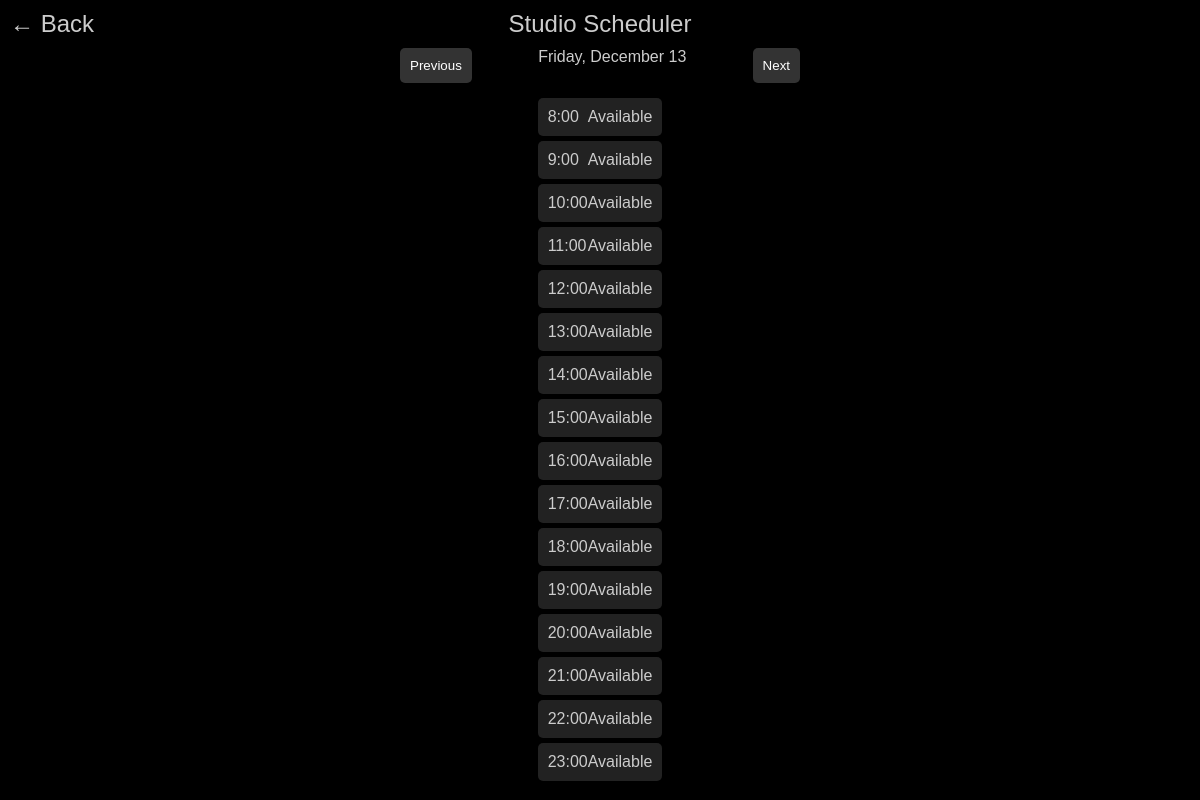
The app's page /week-scheduler/?date=2024-12-13, older data.
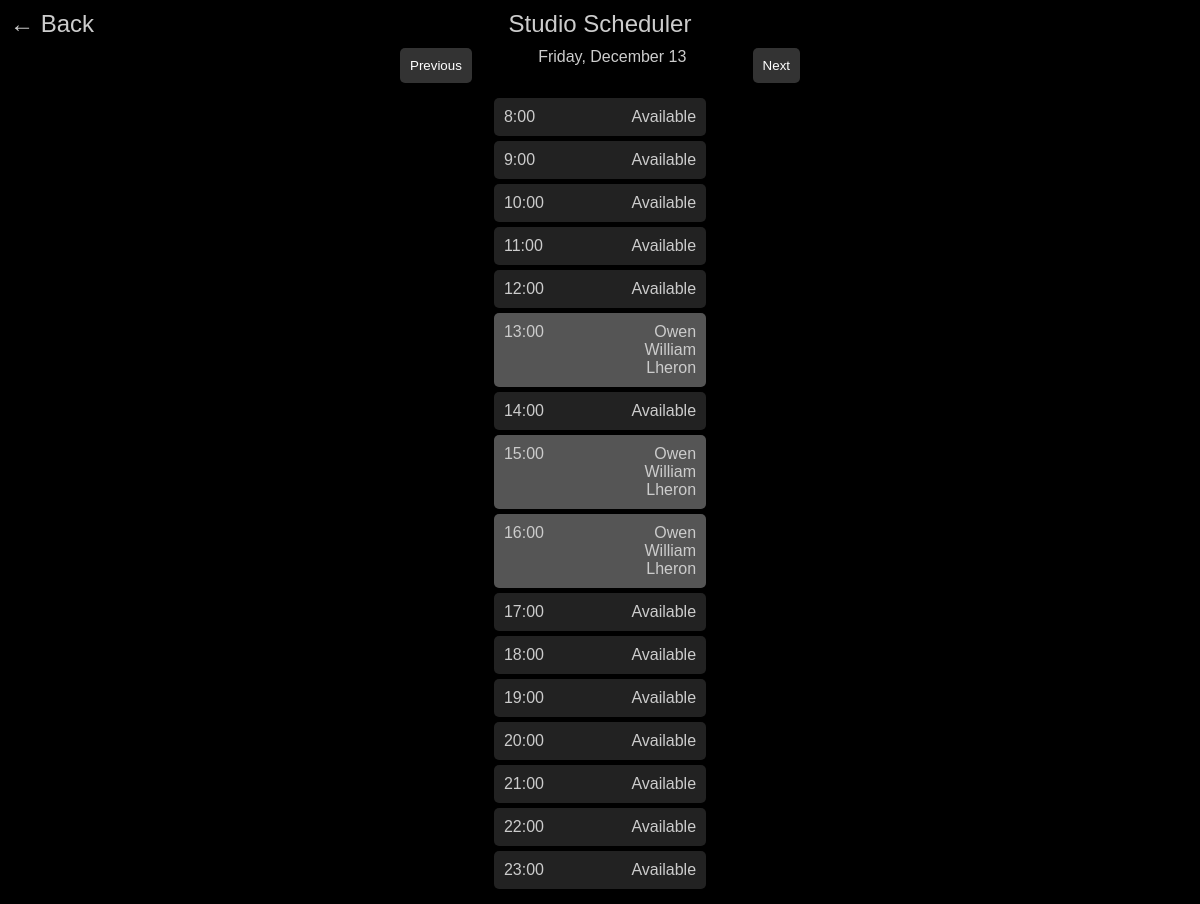
The same page, newer data.
### main/models.py (models this page shows, shortened)
class ActiveRequest(models.Model):
    STATUS_CHOICES = [
        ('pending', 'Pending'),
        ('approved', 'Approved'),
        ('paid', 'Paid'),
        ('declined', 'Declined'),
    ]
    name = models.CharField(max_length=255)
    email = models.EmailField()
    phone = models.CharField(max_length=50)
    requested_date = models.DateField()
    requested_time = models.TimeField()
    hours = models.IntegerField()
    notes = models.TextField(blank=True, null=True)
    status = models.CharField(max_length=20, choices=STATUS_CHOICES, default='pending')
    created_at = models.DateTimeField(auto_now_add=True)
    updated_at = models.DateTimeField(auto_now=True)

### main/views.py (the view)
# urls.py: path('week-scheduler/', week_scheduler_view, name='week_scheduler'),
def week_scheduler_view(request):
    today = datetime.today()
    today_str = today.strftime('%Y-%m-%d')
    selected_date_str = request.GET.get('date', today_str)
    selected_date = datetime.strptime(selected_date_str, '%Y-%m-%d')
    if selected_date.date() < today.date():
        return redirect(f"?date={today_str}")
    reservations = ActiveRequest.objects.filter(
        requested_date=selected_date.date()
    )
    reserved_hours = {}
    pending_hours = {}
    requested_hours = {}
    for res in reservations:
        start_hour = res.requested_time.hour
        for h in range(start_hour, start_hour + res.hours):
            if res.status == "paid":
                reserved_hours[h] = res.name
            elif res.status == "approved":
                pending_hours[h] = "Payment Pending"
            elif res.status == "pending":
                requested_hours[h] = "Requested"
    start_hour = today.hour if selected_date.date() == today.date() else 8  # 8 AM default for other dates
    time_slots = []
    for hour in range(start_hour, 24):  # From start_hour to 11 PM
        time_slot_status = "available"
        booked_by = None
        if hour in reserved_hours:
            time_slot_status = "reserved"
            booked_by = reserved_hours[hour]
        elif hour in pending_hours:
            time_slot_status = "pending"
            booked_by = pending_hours[hour]
        elif hour in requested_hours:
            time_slot_status = "requested"
            booked_by = requested_hours[hour]
        time_slots.append({
            "hour": hour,
            "status": time_slot_status,
            "booked_by": booked_by
        })
    previous_date = (selected_date - timedelta(days=1)).strftime('%Y-%m-%d')
    next_date = (selected_date + timedelta(days=1)).strftime('%Y-%m-%d')
    can_go_previous = selected_date.date() > today.date()
    context = {
        'selected_date': selected_date,
        'time_slots': time_slots,
        'previous_date': previous_date,
        'next_date': next_date,
        'can_go_previous': can_go_previous,
        'is_member': request.user.is_authenticated,  # Check if logged in
    }
    return render(request, 'mobile/week_scheduler.html', context)

### main/templates/mobile/week_scheduler.html (shortened to what this page needs)
{% extends "base.html" %}
{% block content %}
<a href="/home" class="back-icon" title="Back to Home">
    &#8592; Back
</a>
<div class="header">Studio Scheduler</div>
<div class="navigator">
    {% if can_go_previous %}
        <a href="?date={{ previous_date }}">
            <button class="nav-button">Previous</button>
        </a>
    {% else %}
        <button class="nav-button" style="opacity: 0.5; cursor: not-allowed;">Previous</button>
    {% endif %}
    <div>{{ selected_date|date:"l, F j" }}</div>
    <a href="?date={{ next_date }}">
        <button class="nav-button">Next</button>
    </a>
</div>
<div>
    {% for time_slot in time_slots %}
        {% if time_slot.status == "unavailable" %}
            <div class="time-slot unavailable">
                <span class="time">{{ time_slot.hour }}:00</span>
                <span class="status">Unavailable</span>
            </div>
        {% elif time_slot.status == "reserved" %}
            <div class="time-slot reserved">
                <span class="time">{{ time_slot.hour }}:00</span>
                <span class="status">{{ time_slot.booked_by }}</span>
            </div>
        {% elif time_slot.status == "pending" %}
            <div class="time-slot pending">
                <span class="time">{{ time_slot.hour }}:00</span>
                <span class="status">{{ time_slot.booked_by }}</span>
            </div>
        {% elif time_slot.status == "requested" %}
            <div class="time-slot requested">
                <span class="time">{{ time_slot.hour }}:00</span>
                <span class="status">{{ time_slot.booked_by }}</span>
            </div>
        {% else %}
            <a href="/reservation/?date={{ selected_date|date:"Y-m-d" }}&time={{ time_slot.hour }}:00" class="time-slot">
                <span class="time">{{ time_slot.hour }}:00</span>
                <span class="status">Available</span>
            </a>
        {% endif %}
    {% endfor %}
</div>
{% endblock %}

Row changes from the older to the newer data that the page shows:
added ActiveRequest: booked_by "Owen William Lheron"
added ActiveRequest: booked_by "Owen William Lheron" "Owen William Lheron"
Text that changed along with them:
new list line: "13 :00"
new list line: "15 :00"
new list line: "16 :00"
list line gone: "13 :00 Available"
list line gone: "15 :00 Available"
list line gone: "16 :00 Available"
